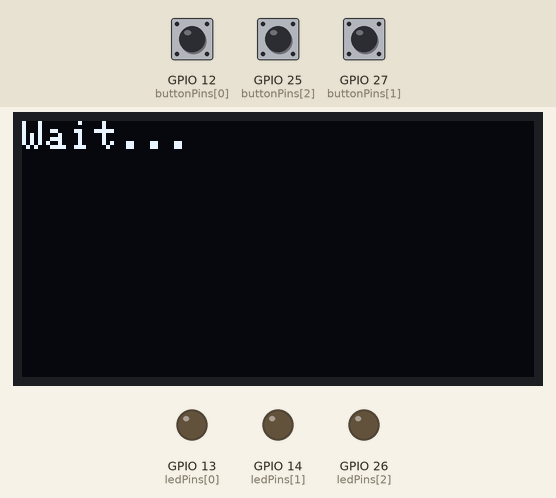
Simulated run of this program. Board: ESP32. Parts: 128×64 one-colour display, output pins drawn as LEDs (lit = HIGH). The test bench sets the inputs (shaded band); at power-on: GPIO 12 (buttonPins[0]) HIGH, GPIO 25 (buttonPins[2]) HIGH, GPIO 27 (buttonPins[1]) HIGH. Random numbers use the default seed unless the program sets one.

Above: at 5.2 s.
5.3 s: GPIO 12 (buttonPins[0]) pulled LOW for 1 s
At 6.9 s:
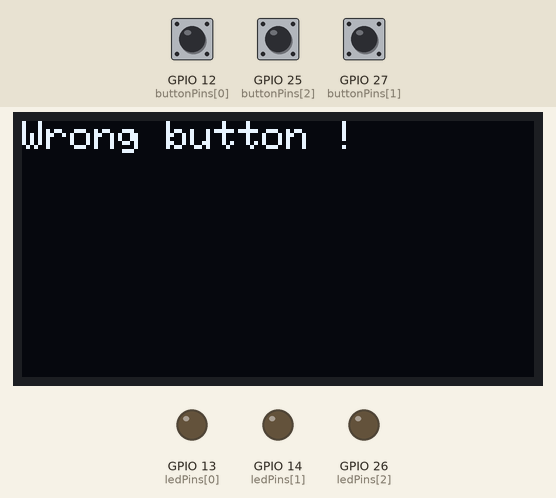
9.3 s: GPIO 25 (buttonPins[2]) pulled LOW for 3.2 s
At 11.7 s:
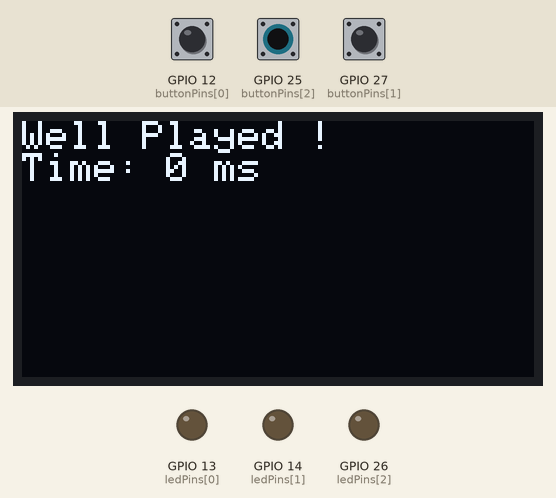
15.5 s: GPIO 25 (buttonPins[2]) pulled LOW for 0.15 s
At 31.3 s:
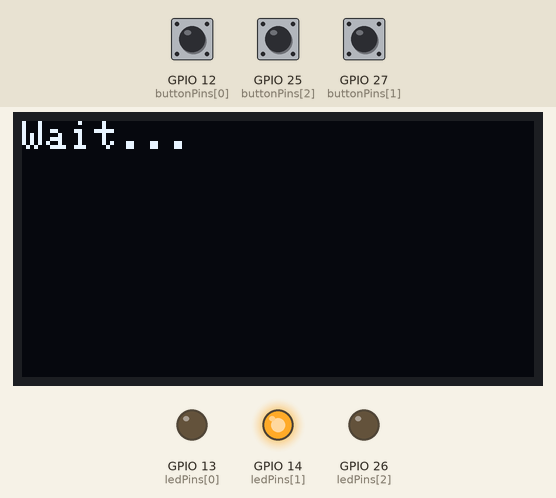
Timing chart, 0 to 32.0 s (numbered marks = the images above; inputs shaded):
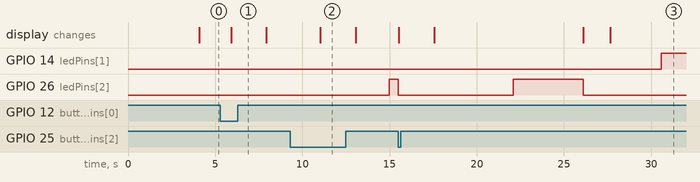

Measured:
- after the input at 5.3 s, the display: changes after 0.61 s (image 1)
- after the input at 15.5 s, GPIO 14 (ledPins[1]): LOW → HIGH after 15.1 s

The program:

main.cpp
```cpp
#include <Arduino.h>
#include <Wire.h>
#include <Adafruit_GFX.h>
#include <Adafruit_SSD1306.h>

#define SCREEN_WIDTH 128
#define SCREEN_HEIGHT 64
#define OLED_RESET -1
Adafruit_SSD1306 display(SCREEN_WIDTH, SCREEN_HEIGHT, &Wire, OLED_RESET);

// Broches selon ton câblage
const int ledPins[3] = {13, 14, 26};
const int buttonPins[3] = {12, 27, 25};

const int MAX_SUCCES = 5;
const unsigned long TIMEOUT = 4000;

int succesCount = 0;
unsigned long totalReactionTime = 0;

void afficherMessage(const String& ligne1, const String& ligne2 = "") {
  display.clearDisplay();
  display.setCursor(0, 0);
  display.println(ligne1);
  if (ligne2 != "") {
    display.println(ligne2);
  }
  display.display();
}

void setup() {
  Serial.begin(115200);
  Wire.begin(2, 1); // SDA=2, SCL=1

  if (!display.begin(SSD1306_SWITCHCAPVCC, 0x3C)) {
    Serial.println("Error OLED screen");
    while (true);
  }

  afficherMessage("Reflex Game", "Be quick !");
  delay(4000);

  for (int i = 0; i < 3; i++) {
    pinMode(ledPins[i], OUTPUT);
    pinMode(buttonPins[i], INPUT_PULLUP);
  }
}

void jouerUnePartie() {
  succesCount = 0;
  totalReactionTime = 0;

  while (succesCount < MAX_SUCCES) {
    afficherMessage("Wait...");
    delay(random(1000, 5000));

    int activeLed = random(0, 3);
    digitalWrite(ledPins[activeLed], HIGH);
    unsigned long startTime = millis();

    bool boutonPresse = false;
    int boutonAppuye = -1;

    while (millis() - startTime < TIMEOUT) {
      for (int i = 0; i < 3; i++) {
        if (digitalRead(buttonPins[i]) == LOW) {
          boutonPresse = true;
          boutonAppuye = i;
          break;
        }
      }
      if (boutonPresse) break;
    }

    digitalWrite(ledPins[activeLed], LOW);

    if (!boutonPresse) {
      afficherMessage("Too slow !");
      delay(1500);
      continue;
    }

    if (boutonAppuye == activeLed) {
      unsigned long reactionTime = millis() - startTime;
      totalReactionTime += reactionTime;
      succesCount++;

      afficherMessage("Well Played !", "Time: " + String(reactionTime) + " ms");
    } else {
      afficherMessage("Wrong button !");
    }

    delay(2000);
  }

  // Score final
  unsigned long averageTime = totalReactionTime / MAX_SUCCES;
  afficherMessage("END !", "average: " + String(averageTime) + " ms");
  delay(4000);
}

void attendreRejouer() {
  afficherMessage("press 3x", "the same button");

  int dernierBouton = -1;
  int compte = 0;
  unsigned long t0 = millis();
  const unsigned long TIMEOUT_REJOUER = 10000; // 10 secondes

  while (millis() - t0 < TIMEOUT_REJOUER) {
    for (int i = 0; i < 3; i++) {
      if (digitalRead(buttonPins[i]) == LOW) {
        delay(30); // debounce

        while (digitalRead(buttonPins[i]) == LOW); // attendre relâchement

        if (i == dernierBouton) {
          compte++;
        } else {
          compte = 1;
          dernierBouton = i;
        }

        afficherMessage("Press...", String(compte) + " / 3");

        if (compte >= 3) {
          afficherMessage("Again !");
          delay(1000);
          return;
        }

        t0 = millis(); // reset le timer à chaque interaction
        delay(300);
      }
    }
  }

  // Timeout dépassé → mise en "veille"
  afficherMessage("Inactive", "Extinction...");
  delay(2000);

  display.ssd1306_command(SSD1306_DISPLAYOFF); // éteindre l’écran OLED

  for (int i = 0; i < 3; i++) {
    digitalWrite(ledPins[i], LOW); // éteindre toutes les LEDs
  }

  esp_sleep_enable_timer_wakeup(0); // désactive tout réveil
  esp_deep_sleep_start();           // met l'ESP32 en sommeil profond
}


void loop() {
  jouerUnePartie();
  attendreRejouer(); // Boucle tant que le joueur ne confirme pas
}
```
